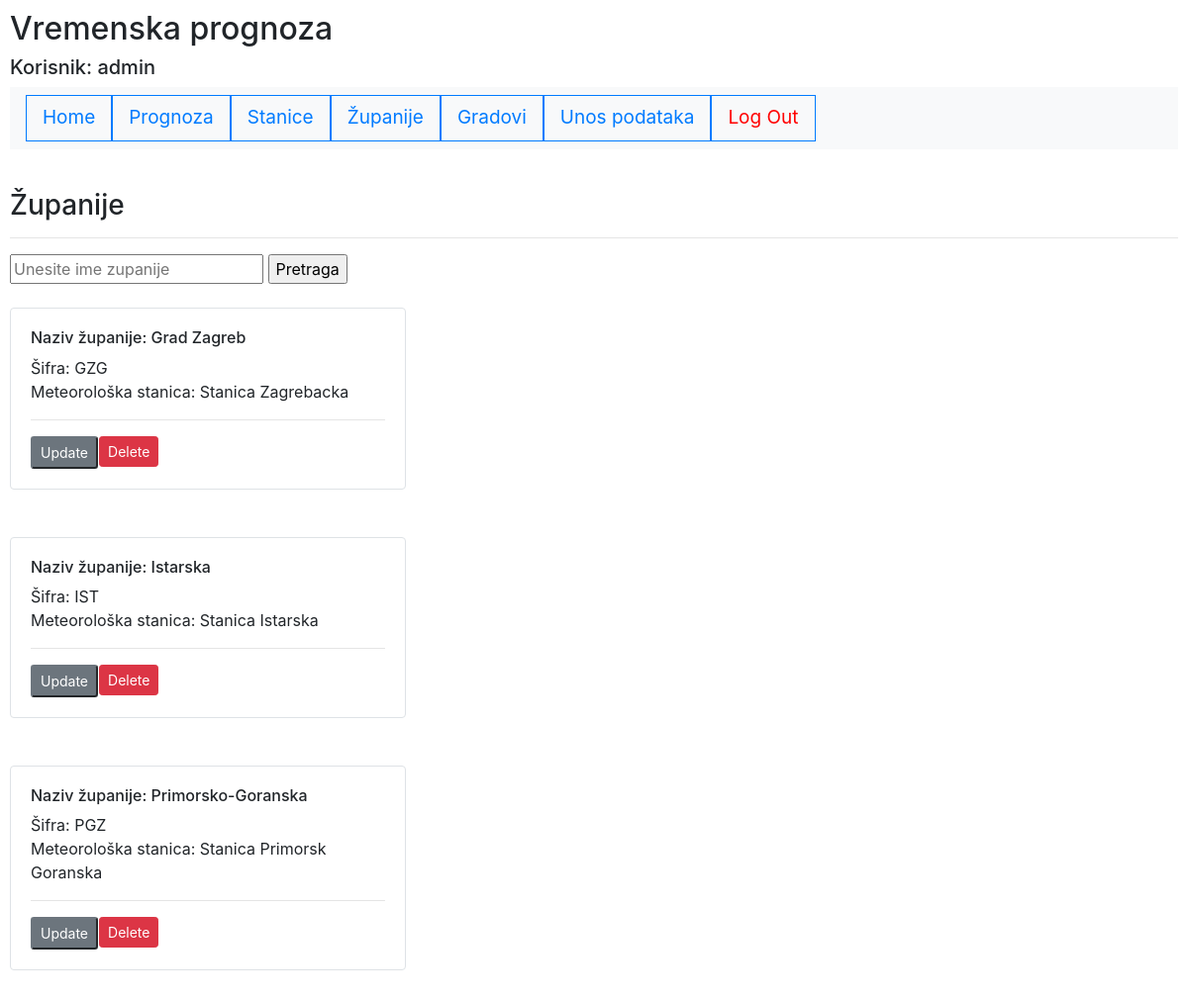
Page /main/zupanije (signed in) on the committed database.
### main/models.py (models this page shows, shortened)
class Zupanija_Provincija(models.Model):
    Sifra_zupanije_provincije=models.CharField('Sifra zupanije/provincije', max_length=5)
    Ime_Zupanije_provincije=models.CharField('Ime zupanije/provincije', max_length=30)
    Stanica=models.OneToOneField(Meteoroloska_stanica, on_delete=models.CASCADE)
    class Meta:
         ordering = ['Ime_Zupanije_provincije']

class Meteoroloska_stanica(models.Model): #Napomena: postavljeno je pravilo da svaka zupanija/provincija ima jednu met. stanicu i obrnuto
    Sifra_stanice=models.CharField(max_length=5)
    Naziv_stanice=models.CharField(max_length=25)
    class Meta:
         ordering = ['Naziv_stanice']
    def __str__(self):
        return self.Naziv_stanice

### main/views.py (the view)
# urls.py: path('zupanije', Zupanija_ProvincijaList.as_view(), name='zupanije'),
class Zupanija_ProvincijaList(LoginRequiredMixin, ListView):
    model = Zupanija_Provincija

### templates/main/zupanija_provincija_list.html (shortened to what this page needs)
{% extends "homepage.html" %}
{% block content %}
<br>
<h3> Županije </h3>
<hr>
<form method=POST action="{% url 'search-zupanija' %}">
   <div class="input-group">
      <div class="form-outline">
        <input type="text" name="search" placeholder="Unesite ime zupanije"/>
        <input value="Pretraga" type="submit"/>
    </div>
   </div>
</form>
<br>
{% for ZupPro in zupanija_provincija_list  %}
<div class="card border" style="width: 25rem;">
   <div class="card-body">
     <h6>Naziv županije: {{ ZupPro.Ime_Zupanije_provincije }}</h6>
      Šifra: {{ ZupPro.Sifra_zupanije_provincije }}
     <p>Meteorološka stanica: {{ZupPro.Stanica}} </p>
     <hr>
<div class="btn-group" role="group">
   {% if user.is_superuser %}
   <a href="{% url 'update-zupanija' ZupPro.id%}"><input value="Update" type="submit" class="btn-secondary btn-sm"/></a>
   {% endif %}
   {% if user.is_superuser %}
   <form action="{%url 'delete-zupanija' ZupPro.id%}" method="POST" id="delete-form">
      <input value="Delete" type="submit" class="btn btn-danger btn-sm" style="margin-left: 1px;" onclick="return potvrda()"/>
   </form>
   {% endif %}
   </div>
  </div>
</div>
   <br><br>
{% endfor %}
{% endblock %}

### templates/homepage.html (shortened to what this page needs)
<!DOCTYPE html>
<html lang="en">
 <head>
    {% load static %}
    <link rel="stylesheet" type="text/css" href="{% static 'style.css' %}">
    <link rel="stylesheet" href="https://cdn.jsdelivr.net/npm/bootstrap@4.3.1/dist/css/bootstrap.min.css">
 </head>
 <body class="bs-example">
   <h2>Vremenska prognoza</h2>
    {% if user.is_authenticated %}
    <h5>Korisnik: {{user.username}}</h5>
    {% else %}
    <h4>Niste ulogirani</h4>
    {%endif%}
    <div id="sidebar">
        {% block sidebar %}
        <div class="navigator">
         <ul class="navbar navbar-expand-lg navbar-light bg-light">
            <li><a class="nav-link border border-primary" href="/main">Home</a></li>
            <li><a class="nav-link border border-primary" href="/main/prognoza">Prognoza</a></li>
            <li><a class="nav-link border border-primary" href="/main/stanice">Stanice</a></li>
            <li><a class="nav-link border border-primary" href="/main/zupanije">Županije</a></li>
            <li><a class="nav-link border border-primary" href="/main/gradovi">Gradovi</a></li>
            {% if user.is_superuser %}
            <li><a class="nav-link border border-primary" href="/main/upload">Unos podataka</a></li>
            {% endif %}
            {% if user.is_authenticated %}
            <li><a class="nav-link border border-primary" href="{% url 'logout' %}" style="color: red;">Log Out</a></li>
            {% endif %}
         </ul>
        </div>
        {% endblock %}
    </div>
    <div class="content">
        {% block content %}
        {% endblock %}
    </div>
 </body>
</html>

### main/static/style.css (style rules this page uses)
li { list-style-type: none; float: left; overflow: hidden; }
li a { padding: 14px; font-size: 19px; text-decoration: none; }
body { background-image: url(https://img.freepik.com/free-vector/white-gray-geometric-pattern-background-vector_53876-136510.jpg?w=1380&t=st=1671621009~exp=1671621609~hmac=ee6c0a03e98882dd374f9ece1eaac08f38fe1a199f1c31b2d1d7972f2f51ccbf); }

### templates/homepage.html (style rules this page uses)
.bs-example { margin: 10px; }

### rows in the picture
Zupanija_Provincija: Ime_Zupanije_provincije "Grad Zagreb", Sifra_zupanije_provincije "GZG", Stanica "Stanica Zagrebacka"
Zupanija_Provincija: Ime_Zupanije_provincije "Istarska", Sifra_zupanije_provincije "IST", Stanica "Stanica Istarska"
Zupanija_Provincija: Ime_Zupanije_provincije "Primorsko-Goranska", Sifra_zupanije_provincije "PGZ", Stanica "Stanica Primorsk Goranska"

### other values in the picture
{{ user.username }} "admin"
